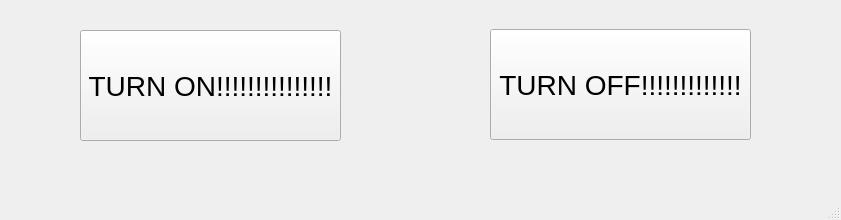
<?xml version="1.0" encoding="UTF-8"?>
<ui version="4.0">
 <class>MainWindow</class>
 <widget class="QMainWindow" name="MainWindow">
  <property name="geometry">
   <rect>
    <x>0</x>
    <y>0</y>
    <width>841</width>
    <height>220</height>
   </rect>
  </property>
  <property name="windowTitle">
   <string>vote sid for vp</string>
  </property>
  <widget class="QWidget" name="centralwidget">
   <widget class="QPushButton" name="onButton">
    <property name="geometry">
     <rect>
      <x>80</x>
      <y>30</y>
      <width>261</width>
      <height>111</height>
     </rect>
    </property>
    <property name="font">
     <font>
      <pointsize>21</pointsize>
     </font>
    </property>
    <property name="text">
     <string>TURN ON!!!!!!!!!!!!!!!</string>
    </property>
   </widget>
   <widget class="QPushButton" name="offButton">
    <property name="geometry">
     <rect>
      <x>490</x>
      <y>29</y>
      <width>261</width>
      <height>111</height>
     </rect>
    </property>
    <property name="font">
     <font>
      <pointsize>21</pointsize>
     </font>
    </property>
    <property name="text">
     <string>TURN OFF!!!!!!!!!!!!!</string>
    </property>
   </widget>
  </widget>
  <widget class="QMenuBar" name="menubar">
   <property name="geometry">
    <rect>
     <x>0</x>
     <y>0</y>
     <width>841</width>
     <height>21</height>
    </rect>
   </property>
  </widget>
  <widget class="QStatusBar" name="statusbar"/>
 </widget>
 <resources/>
 <connections/>
</ui>
